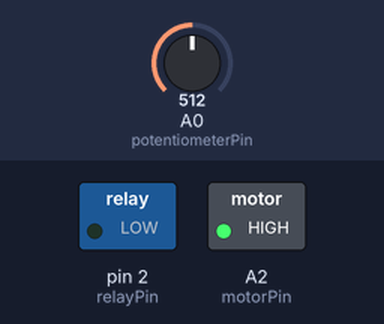
Simulated run of this sketch. Board: Arduino Mega 2560, built with avr-gcc and run on an emulated ATmega2560. Parts: switched loads named in the sketch (green lamp = pin HIGH). Inputs (shaded band) come from the test bench; at power-on: A0 (potentiometerPin) = 512.

Above: at 0.1 s.
Timing chart, 0 to 1.6 s (numbered marks = the images above):
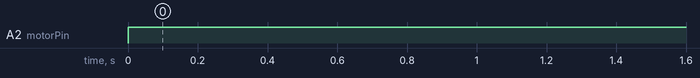

The sketch:

Atmega.ino
```cpp
/***********************************
 *
 * Name: Ryan Trisnojoyo
 * Date: 3 September 2021
 *
 * Version: 1.0.0
 *
 * Revision: -
 *
 ***********************************/
/* FYI:
 *  I don't have external button, motor, SD Card and 3.3V relay
 * Wiring
 * Metro M0 Express:
 *
 * Powered by USB
 * Make sure all the GND are connected together
 *
 *
 *
 * Metro M0 (Arduino)
 * A0                     ->  Potentionmeter that with change speed of Motor
 * D2                     ->  ON/OFF relay
 * A2                     ->  Analog Output for Motor
 *
 * TX (PIN1)              -> ESP32 (RX2) PIN
 * GND                    -> ESP32 GND + GND Battery
 *
 * Relay
 * NO                     -> VIN Motor
 * NC
 * COMMON                 -> +24V Battery
 */


const int potentiometerPin = A0;   // potentiometer connected to analog pin A0
const int relayPin = 2;     //connected to power 24V+
const int motorPin = A2;

int val = 0;         // variable to store the read value
int val1 = 0;
int valMotor = 0;
String data;
int dutyCycle;

void setup() {
  Serial.begin(9600);
  Serial1.begin(9600);
  // put your setup code here, to run once:
  pinMode(potentiometerPin, INPUT);  // sets the pin as output
  pinMode(relayPin, OUTPUT);
  pinMode(motorPin, OUTPUT);
}

void loop() {
  // put your main code here, to run repeatedly:
  val =  analogRead(potentiometerPin);
  val = 500; //change this manually because I don't have potentiometer :(

  dutyCycle = map(val, 0, 4095, 0, 255);

  analogWrite(motorPin, val); // analogRead values go from 0 to 1023, analogWrite values from 0 to 255

  //digitalWrite(relayPin,1);//activate the relay
  //delay(10000);     //activate the relay for 10 seconds
  /*
  Serial.print("Motor Analog value: ");
  Serial.println(val);
  */
  //digitalWrite(relayPin,0); //turn off the relay

  // berikut data yang dibaca dari serial monitor sendiri, kemudian dikirim ke perangkat lain
  while(Serial.available() > 0){
  delay(10);
  char d = Serial.read();
  data += d;
}
if (data.length() > 0){
  Serial1.print(data);
  data = "";
}

}
```

Measured:
- by itself, A2 (motorPin): LOW → HIGH at 0.00 s
